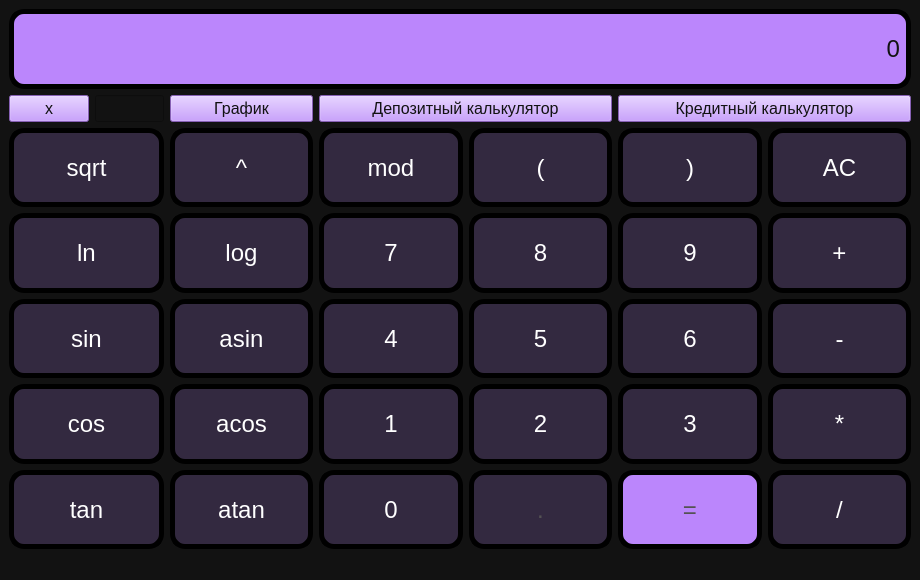
<?xml version="1.0" encoding="UTF-8"?>
<ui version="4.0">
 <class>MainWindow</class>
 <widget class="QMainWindow" name="MainWindow">
  <property name="geometry">
   <rect>
    <x>0</x>
    <y>0</y>
    <width>920</width>
    <height>580</height>
   </rect>
  </property>
  <property name="windowTitle">
   <string>MainWindow</string>
  </property>
  <property name="styleSheet">
   <string notr="true">background-color: #121212;color:#ffffff;</string>
  </property>
  <widget class="QWidget" name="centralwidget">
   <layout class="QGridLayout" name="gridLayout">
    <item row="3" column="0" colspan="2">
     <widget class="QPushButton" name="sqrt">
      <property name="sizePolicy">
       <sizepolicy hsizetype="Ignored" vsizetype="Ignored">
        <horstretch>0</horstretch>
        <verstretch>0</verstretch>
       </sizepolicy>
      </property>
      <property name="font">
       <font>
        <pointsize>-1</pointsize>
        <weight>50</weight>
        <bold>false</bold>
       </font>
      </property>
      <property name="styleSheet">
       <string notr="true">QPushButton {
  font-size: 24px;
  text-align: center;
  color: #ffffff;
  background-color: #332940;
  border-radius: 15px;
  border: 5px solid #000000;
}

QPushButton:pressed {
  background-color: #1f1a24;
}</string>
      </property>
      <property name="text">
       <string>sqrt</string>
      </property>
      <attribute name="buttonGroup">
       <string notr="true">functions</string>
      </attribute>
     </widget>
    </item>
    <item row="6" column="2" colspan="2">
     <widget class="QPushButton" name="log">
      <property name="sizePolicy">
       <sizepolicy hsizetype="Minimum" vsizetype="Ignored">
        <horstretch>0</horstretch>
        <verstretch>0</verstretch>
       </sizepolicy>
      </property>
      <property name="font">
       <font>
        <pointsize>-1</pointsize>
        <weight>50</weight>
        <bold>false</bold>
       </font>
      </property>
      <property name="styleSheet">
       <string notr="true">QPushButton {
  font-size: 24px;
  text-align: center;
  color: #ffffff;
  background-color: #332940;
  border-radius: 15px;
  border: 5px solid #000000;
}

QPushButton:pressed {
  background-color: #1f1a24;
}</string>
      </property>
      <property name="text">
       <string>log</string>
      </property>
      <attribute name="buttonGroup">
       <string notr="true">functions</string>
      </attribute>
     </widget>
    </item>
    <item row="6" column="10" colspan="2">
     <widget class="QPushButton" name="plus">
      <property name="sizePolicy">
       <sizepolicy hsizetype="Ignored" vsizetype="Ignored">
        <horstretch>0</horstretch>
        <verstretch>0</verstretch>
       </sizepolicy>
      </property>
      <property name="font">
       <font>
        <pointsize>-1</pointsize>
        <weight>50</weight>
        <bold>false</bold>
       </font>
      </property>
      <property name="styleSheet">
       <string notr="true">QPushButton {
  font-size: 24px;
  text-align: center;
  color: #ffffff;
  background-color: #332940;
  border-radius: 15px;
  border: 5px solid #000000;
}

QPushButton:pressed {
  background-color: #1f1a24;
}</string>
      </property>
      <property name="text">
       <string>+</string>
      </property>
      <attribute name="buttonGroup">
       <string notr="true">operands</string>
      </attribute>
     </widget>
    </item>
    <item row="3" column="2" colspan="2">
     <widget class="QPushButton" name="pow">
      <property name="sizePolicy">
       <sizepolicy hsizetype="Minimum" vsizetype="Ignored">
        <horstretch>0</horstretch>
        <verstretch>0</verstretch>
       </sizepolicy>
      </property>
      <property name="font">
       <font>
        <pointsize>-1</pointsize>
        <weight>50</weight>
        <bold>false</bold>
       </font>
      </property>
      <property name="styleSheet">
       <string notr="true">QPushButton {
  font-size: 24px;
  text-align: center;
  color: #ffffff;
  background-color: #332940;
  border-radius: 15px;
  border: 5px solid #000000;
}

QPushButton:pressed {
  background-color: #1f1a24;
}</string>
      </property>
      <property name="text">
       <string>^</string>
      </property>
      <attribute name="buttonGroup">
       <string notr="true">functions</string>
      </attribute>
     </widget>
    </item>
    <item row="9" column="4" colspan="2">
     <widget class="QPushButton" name="one">
      <property name="sizePolicy">
       <sizepolicy hsizetype="Ignored" vsizetype="Ignored">
        <horstretch>0</horstretch>
        <verstretch>0</verstretch>
       </sizepolicy>
      </property>
      <property name="font">
       <font>
        <pointsize>-1</pointsize>
        <weight>50</weight>
        <bold>false</bold>
       </font>
      </property>
      <property name="styleSheet">
       <string notr="true">QPushButton {
  font-size: 24px;
  text-align: center;
  color: #ffffff;
  background-color: #332940;
  border-radius: 15px;
  border: 5px solid #000000;
}

QPushButton:pressed {
  background-color: #1f1a24;
}</string>
      </property>
      <property name="text">
       <string>1</string>
      </property>
      <attribute name="buttonGroup">
       <string notr="true">numbs</string>
      </attribute>
     </widget>
    </item>
    <item row="11" column="8" colspan="2">
     <widget class="QPushButton" name="equal">
      <property name="sizePolicy">
       <sizepolicy hsizetype="Minimum" vsizetype="Ignored">
        <horstretch>0</horstretch>
        <verstretch>0</verstretch>
       </sizepolicy>
      </property>
      <property name="font">
       <font>
        <pointsize>-1</pointsize>
        <weight>50</weight>
        <bold>false</bold>
       </font>
      </property>
      <property name="styleSheet">
       <string notr="true">QPushButton {
  font-size: 24px;
  text-align: center;
  color: #545253;
  background-color: #bb86fc;
  border-radius: 15px;
  border: 5px solid #000000;
}

QPushButton:pressed {
  background-color: #a19191;
}</string>
      </property>
      <property name="text">
       <string>=</string>
      </property>
     </widget>
    </item>
    <item row="1" column="0">
     <widget class="QPushButton" name="x">
      <property name="sizePolicy">
       <sizepolicy hsizetype="Minimum" vsizetype="Fixed">
        <horstretch>0</horstretch>
        <verstretch>0</verstretch>
       </sizepolicy>
      </property>
      <property name="font">
       <font>
        <pointsize>12</pointsize>
        <weight>50</weight>
        <bold>false</bold>
       </font>
      </property>
      <property name="styleSheet">
       <string notr="true">QPushButton {
  text-align: center;
  color: #121212;
  background-color: #bb86fc;
}

QPushButton:pressed {
  background-color: #a19191;
}</string>
      </property>
      <property name="text">
       <string>x</string>
      </property>
      <attribute name="buttonGroup">
       <string notr="true">numbs</string>
      </attribute>
     </widget>
    </item>
    <item row="8" column="4" colspan="2">
     <widget class="QPushButton" name="four">
      <property name="sizePolicy">
       <sizepolicy hsizetype="Ignored" vsizetype="Ignored">
        <horstretch>0</horstretch>
        <verstretch>0</verstretch>
       </sizepolicy>
      </property>
      <property name="font">
       <font>
        <pointsize>-1</pointsize>
        <weight>50</weight>
        <bold>false</bold>
       </font>
      </property>
      <property name="styleSheet">
       <string notr="true">QPushButton {
  font-size: 24px;
  text-align: center;
  color: #ffffff;
  background-color: #332940;
  border-radius: 15px;
  border: 5px solid #000000;
}

QPushButton:pressed {
  background-color: #1f1a24;
}</string>
      </property>
      <property name="text">
       <string>4</string>
      </property>
      <attribute name="buttonGroup">
       <string notr="true">numbs</string>
      </attribute>
     </widget>
    </item>
    <item row="1" column="8" colspan="4">
     <widget class="QPushButton" name="credit">
      <property name="sizePolicy">
       <sizepolicy hsizetype="Minimum" vsizetype="Fixed">
        <horstretch>0</horstretch>
        <verstretch>0</verstretch>
       </sizepolicy>
      </property>
      <property name="font">
       <font>
        <pointsize>12</pointsize>
        <weight>50</weight>
        <bold>false</bold>
       </font>
      </property>
      <property name="styleSheet">
       <string notr="true">QPushButton {
  text-align: center;
  color: #121212;
  background-color: #bb86fc;
}

QPushButton:pressed {
  background-color: #a19191;
}</string>
      </property>
      <property name="text">
       <string>Кредитный калькулятор</string>
      </property>
     </widget>
    </item>
    <item row="1" column="1">
     <widget class="QLineEdit" name="xInput">
      <property name="sizePolicy">
       <sizepolicy hsizetype="Ignored" vsizetype="Fixed">
        <horstretch>0</horstretch>
        <verstretch>0</verstretch>
       </sizepolicy>
      </property>
      <property name="font">
       <font>
        <pointsize>12</pointsize>
        <weight>50</weight>
        <bold>false</bold>
       </font>
      </property>
      <property name="styleSheet">
       <string notr="true">QLineEdit {
  text-align: center;
  background-color:: #d8cccc;
 color:#ffffff;
}

</string>
      </property>
     </widget>
    </item>
    <item row="6" column="0" colspan="2">
     <widget class="QPushButton" name="ln">
      <property name="sizePolicy">
       <sizepolicy hsizetype="Minimum" vsizetype="Ignored">
        <horstretch>0</horstretch>
        <verstretch>0</verstretch>
       </sizepolicy>
      </property>
      <property name="font">
       <font>
        <pointsize>-1</pointsize>
        <weight>50</weight>
        <bold>false</bold>
       </font>
      </property>
      <property name="styleSheet">
       <string notr="true">QPushButton {
  font-size: 24px;
  text-align: center;
  color: #ffffff;
  background-color: #332940;
  border-radius: 15px;
  border: 5px solid #000000;
}

QPushButton:pressed {
  background-color: #1f1a24;
}</string>
      </property>
      <property name="text">
       <string>ln</string>
      </property>
      <attribute name="buttonGroup">
       <string notr="true">functions</string>
      </attribute>
     </widget>
    </item>
    <item row="9" column="8" colspan="2">
     <widget class="QPushButton" name="three">
      <property name="sizePolicy">
       <sizepolicy hsizetype="Ignored" vsizetype="Ignored">
        <horstretch>0</horstretch>
        <verstretch>0</verstretch>
       </sizepolicy>
      </property>
      <property name="font">
       <font>
        <pointsize>-1</pointsize>
        <weight>50</weight>
        <bold>false</bold>
       </font>
      </property>
      <property name="styleSheet">
       <string notr="true">QPushButton {
  font-size: 24px;
  text-align: center;
  color: #ffffff;
  background-color: #332940;
  border-radius: 15px;
  border: 5px solid #000000;
}

QPushButton:pressed {
  background-color: #1f1a24;
}</string>
      </property>
      <property name="text">
       <string>3</string>
      </property>
      <attribute name="buttonGroup">
       <string notr="true">numbs</string>
      </attribute>
     </widget>
    </item>
    <item row="9" column="6" colspan="2">
     <widget class="QPushButton" name="two">
      <property name="sizePolicy">
       <sizepolicy hsizetype="Ignored" vsizetype="Ignored">
        <horstretch>0</horstretch>
        <verstretch>0</verstretch>
       </sizepolicy>
      </property>
      <property name="font">
       <font>
        <pointsize>-1</pointsize>
        <weight>50</weight>
        <bold>false</bold>
       </font>
      </property>
      <property name="styleSheet">
       <string notr="true">QPushButton {
  font-size: 24px;
  text-align: center;
  color: #ffffff;
  background-color: #332940;
  border-radius: 15px;
  border: 5px solid #000000;
}

QPushButton:pressed {
  background-color: #1f1a24;
}</string>
      </property>
      <property name="text">
       <string>2</string>
      </property>
      <attribute name="buttonGroup">
       <string notr="true">numbs</string>
      </attribute>
     </widget>
    </item>
    <item row="3" column="6" colspan="2">
     <widget class="QPushButton" name="lbracket">
      <property name="sizePolicy">
       <sizepolicy hsizetype="Minimum" vsizetype="Ignored">
        <horstretch>0</horstretch>
        <verstretch>0</verstretch>
       </sizepolicy>
      </property>
      <property name="font">
       <font>
        <pointsize>-1</pointsize>
        <weight>50</weight>
        <bold>false</bold>
       </font>
      </property>
      <property name="styleSheet">
       <string notr="true">QPushButton {
  font-size: 24px;
  text-align: center;
  color: #ffffff;
  background-color: #332940;
  border-radius: 15px;
  border: 5px solid #000000;
}

QPushButton:pressed {
  background-color: #1f1a24;
}</string>
      </property>
      <property name="text">
       <string>(</string>
      </property>
      <attribute name="buttonGroup">
       <string notr="true">brackets</string>
      </attribute>
     </widget>
    </item>
    <item row="3" column="8" colspan="2">
     <widget class="QPushButton" name="rbracket">
      <property name="sizePolicy">
       <sizepolicy hsizetype="Minimum" vsizetype="Ignored">
        <horstretch>0</horstretch>
        <verstretch>0</verstretch>
       </sizepolicy>
      </property>
      <property name="font">
       <font>
        <pointsize>-1</pointsize>
        <weight>50</weight>
        <bold>false</bold>
       </font>
      </property>
      <property name="styleSheet">
       <string notr="true">QPushButton {
  font-size: 24px;
  text-align: center;
  color: #ffffff;
  background-color: #332940;
  border-radius: 15px;
  border: 5px solid #000000;
}

QPushButton:pressed {
  background-color: #1f1a24;
}</string>
      </property>
      <property name="text">
       <string>)</string>
      </property>
      <attribute name="buttonGroup">
       <string notr="true">brackets</string>
      </attribute>
     </widget>
    </item>
    <item row="1" column="4" colspan="4">
     <widget class="QPushButton" name="deposit">
      <property name="sizePolicy">
       <sizepolicy hsizetype="Minimum" vsizetype="Fixed">
        <horstretch>0</horstretch>
        <verstretch>0</verstretch>
       </sizepolicy>
      </property>
      <property name="font">
       <font>
        <pointsize>12</pointsize>
        <weight>50</weight>
        <bold>false</bold>
       </font>
      </property>
      <property name="styleSheet">
       <string notr="true">QPushButton {
  text-align: center;
  color: #121212;
  background-color: #bb86fc;
}

QPushButton:pressed {
  background-color: #a19191;
}</string>
      </property>
      <property name="text">
       <string>Депозитный калькулятор</string>
      </property>
     </widget>
    </item>
    <item row="6" column="4" colspan="2">
     <widget class="QPushButton" name="seven">
      <property name="sizePolicy">
       <sizepolicy hsizetype="Ignored" vsizetype="Ignored">
        <horstretch>0</horstretch>
        <verstretch>0</verstretch>
       </sizepolicy>
      </property>
      <property name="font">
       <font>
        <pointsize>-1</pointsize>
        <weight>50</weight>
        <bold>false</bold>
       </font>
      </property>
      <property name="styleSheet">
       <string notr="true">QPushButton {
  font-size: 24px;
  text-align: center;
  color: #ffffff;
  background-color: #332940;
  border-radius: 15px;
  border: 5px solid #000000;
}

QPushButton:pressed {
  background-color: #1f1a24;
}</string>
      </property>
      <property name="text">
       <string>7</string>
      </property>
      <attribute name="buttonGroup">
       <string notr="true">numbs</string>
      </attribute>
     </widget>
    </item>
    <item row="8" column="8" colspan="2">
     <widget class="QPushButton" name="six">
      <property name="sizePolicy">
       <sizepolicy hsizetype="Ignored" vsizetype="Ignored">
        <horstretch>0</horstretch>
        <verstretch>0</verstretch>
       </sizepolicy>
      </property>
      <property name="font">
       <font>
        <pointsize>-1</pointsize>
        <weight>50</weight>
        <bold>false</bold>
       </font>
      </property>
      <property name="styleSheet">
       <string notr="true">QPushButton {
  font-size: 24px;
  text-align: center;
  color: #ffffff;
  background-color: #332940;
  border-radius: 15px;
  border: 5px solid #000000;
}

QPushButton:pressed {
  background-color: #1f1a24;
}</string>
      </property>
      <property name="text">
       <string>6</string>
      </property>
      <attribute name="buttonGroup">
       <string notr="true">numbs</string>
      </attribute>
     </widget>
    </item>
    <item row="11" column="4" colspan="2">
     <widget class="QPushButton" name="zero">
      <property name="sizePolicy">
       <sizepolicy hsizetype="Ignored" vsizetype="Ignored">
        <horstretch>0</horstretch>
        <verstretch>0</verstretch>
       </sizepolicy>
      </property>
      <property name="font">
       <font>
        <pointsize>-1</pointsize>
        <weight>50</weight>
        <bold>false</bold>
       </font>
      </property>
      <property name="styleSheet">
       <string notr="true">QPushButton {
  font-size: 24px;
  text-align: center;
  color: #ffffff;
  background-color: #332940;
  border-radius: 15px;
  border: 5px solid #000000;
}

QPushButton:pressed {
  background-color: #1f1a24;
}</string>
      </property>
      <property name="text">
       <string>0</string>
      </property>
      <attribute name="buttonGroup">
       <string notr="true">numbs</string>
      </attribute>
     </widget>
    </item>
    <item row="6" column="8" colspan="2">
     <widget class="QPushButton" name="nine">
      <property name="sizePolicy">
       <sizepolicy hsizetype="Ignored" vsizetype="Ignored">
        <horstretch>0</horstretch>
        <verstretch>0</verstretch>
       </sizepolicy>
      </property>
      <property name="font">
       <font>
        <pointsize>-1</pointsize>
        <weight>50</weight>
        <bold>false</bold>
       </font>
      </property>
      <property name="styleSheet">
       <string notr="true">QPushButton {
  font-size: 24px;
  text-align: center;
  color: #ffffff;
  background-color: #332940;
  border-radius: 15px;
  border: 5px solid #000000;
}

QPushButton:pressed {
  background-color: #1f1a24;
}</string>
      </property>
      <property name="text">
       <string>9</string>
      </property>
      <attribute name="buttonGroup">
       <string notr="true">numbs</string>
      </attribute>
     </widget>
    </item>
    <item row="8" column="0" colspan="2">
     <widget class="QPushButton" name="sin">
      <property name="sizePolicy">
       <sizepolicy hsizetype="Minimum" vsizetype="Ignored">
        <horstretch>0</horstretch>
        <verstretch>0</verstretch>
       </sizepolicy>
      </property>
      <property name="font">
       <font>
        <pointsize>-1</pointsize>
        <weight>50</weight>
        <bold>false</bold>
       </font>
      </property>
      <property name="styleSheet">
       <string notr="true">QPushButton {
  font-size: 24px;
  text-align: center;
  color: #ffffff;
  background-color: #332940;
  border-radius: 15px;
  border: 5px solid #000000;
}

QPushButton:pressed {
  background-color: #1f1a24;
}</string>
      </property>
      <property name="text">
       <string>sin</string>
      </property>
      <attribute name="buttonGroup">
       <string notr="true">functions</string>
      </attribute>
     </widget>
    </item>
    <item row="3" column="10" colspan="2">
     <widget class="QPushButton" name="AC">
      <property name="sizePolicy">
       <sizepolicy hsizetype="Minimum" vsizetype="Ignored">
        <horstretch>0</horstretch>
        <verstretch>0</verstretch>
       </sizepolicy>
      </property>
      <property name="font">
       <font>
        <pointsize>-1</pointsize>
        <weight>50</weight>
        <bold>false</bold>
       </font>
      </property>
      <property name="styleSheet">
       <string notr="true">QPushButton {
  font-size: 24px;
  text-align: center;
  color: #ffffff;
  background-color: #332940;
  border-radius: 15px;
  border: 5px solid #000000;
}

QPushButton:pressed {
  background-color: #1f1a24;
}</string>
      </property>
      <property name="text">
       <string>AC</string>
      </property>
     </widget>
    </item>
    <item row="9" column="2" colspan="2">
     <widget class="QPushButton" name="acos">
      <property name="sizePolicy">
       <sizepolicy hsizetype="Ignored" vsizetype="Ignored">
        <horstretch>0</horstretch>
        <verstretch>0</verstretch>
       </sizepolicy>
      </property>
      <property name="font">
       <font>
        <pointsize>-1</pointsize>
        <weight>50</weight>
        <bold>false</bold>
       </font>
      </property>
      <property name="styleSheet">
       <string notr="true">QPushButton {
  font-size: 24px;
  text-align: center;
  color: #ffffff;
  background-color: #332940;
  border-radius: 15px;
  border: 5px solid #000000;
}

QPushButton:pressed {
  background-color: #1f1a24;
}</string>
      </property>
      <property name="text">
       <string>acos</string>
      </property>
      <attribute name="buttonGroup">
       <string notr="true">functions</string>
      </attribute>
     </widget>
    </item>
    <item row="9" column="0" colspan="2">
     <widget class="QPushButton" name="cos">
      <property name="sizePolicy">
       <sizepolicy hsizetype="Ignored" vsizetype="Ignored">
        <horstretch>0</horstretch>
        <verstretch>0</verstretch>
       </sizepolicy>
      </property>
      <property name="font">
       <font>
        <pointsize>-1</pointsize>
        <weight>50</weight>
        <bold>false</bold>
       </font>
      </property>
      <property name="styleSheet">
       <string notr="true">QPushButton {
  font-size: 24px;
  text-align: center;
  color: #ffffff;
  background-color: #332940;
  border-radius: 15px;
  border: 5px solid #000000;
}

QPushButton:pressed {
  background-color: #1f1a24;
}</string>
      </property>
      <property name="text">
       <string>cos</string>
      </property>
      <attribute name="buttonGroup">
       <string notr="true">functions</string>
      </attribute>
     </widget>
    </item>
    <item row="11" column="2" colspan="2">
     <widget class="QPushButton" name="atan">
      <property name="sizePolicy">
       <sizepolicy hsizetype="Minimum" vsizetype="Ignored">
        <horstretch>0</horstretch>
        <verstretch>0</verstretch>
       </sizepolicy>
      </property>
      <property name="font">
       <font>
        <pointsize>-1</pointsize>
        <weight>50</weight>
        <bold>false</bold>
       </font>
      </property>
      <property name="styleSheet">
       <string notr="true">QPushButton {
  font-size: 24px;
  text-align: center;
  color: #ffffff;
  background-color: #332940;
  border-radius: 15px;
  border: 5px solid #000000;
}

QPushButton:pressed {
  background-color: #1f1a24;
}</string>
      </property>
      <property name="text">
       <string>atan</string>
      </property>
      <attribute name="buttonGroup">
       <string notr="true">functions</string>
      </attribute>
     </widget>
    </item>
    <item row="3" column="4" colspan="2">
     <widget class="QPushButton" name="mod">
      <property name="sizePolicy">
       <sizepolicy hsizetype="Minimum" vsizetype="Ignored">
        <horstretch>0</horstretch>
        <verstretch>0</verstretch>
       </sizepolicy>
      </property>
      <property name="font">
       <font>
        <pointsize>-1</pointsize>
        <weight>50</weight>
        <bold>false</bold>
       </font>
      </property>
      <property name="styleSheet">
       <string notr="true">QPushButton {
  font-size: 24px;
  text-align: center;
  color: #ffffff;
  background-color: #332940;
  border-radius: 15px;
  border: 5px solid #000000;
}

QPushButton:pressed {
  background-color: #1f1a24;
}</string>
      </property>
      <property name="text">
       <string>mod</string>
      </property>
      <attribute name="buttonGroup">
       <string notr="true">operands</string>
      </attribute>
     </widget>
    </item>
    <item row="8" column="6" colspan="2">
     <widget class="QPushButton" name="five">
      <property name="sizePolicy">
       <sizepolicy hsizetype="Ignored" vsizetype="Ignored">
        <horstretch>0</horstretch>
        <verstretch>0</verstretch>
       </sizepolicy>
      </property>
      <property name="font">
       <font>
        <pointsize>-1</pointsize>
        <weight>50</weight>
        <bold>false</bold>
       </font>
      </property>
      <property name="styleSheet">
       <string notr="true">QPushButton {
  font-size: 24px;
  text-align: center;
  color: #ffffff;
  background-color: #332940;
  border-radius: 15px;
  border: 5px solid #000000;
}

QPushButton:pressed {
  background-color: #1f1a24;
}</string>
      </property>
      <property name="text">
       <string>5</string>
      </property>
      <attribute name="buttonGroup">
       <string notr="true">numbs</string>
      </attribute>
     </widget>
    </item>
    <item row="0" column="0" colspan="12">
     <widget class="QLabel" name="result">
      <property name="sizePolicy">
       <sizepolicy hsizetype="Preferred" vsizetype="Ignored">
        <horstretch>0</horstretch>
        <verstretch>0</verstretch>
       </sizepolicy>
      </property>
      <property name="layoutDirection">
       <enum>Qt::LeftToRight</enum>
      </property>
      <property name="styleSheet">
       <string notr="true">/* styles.qss */
QLabel {
	color:#121212;
	font-size: 24px;
	background-color:#bb86fc;
	border-radius: 15px;
 	border: 5px solid #000000;
}

</string>
      </property>
      <property name="text">
       <string>0</string>
      </property>
      <property name="alignment">
       <set>Qt::AlignRight|Qt::AlignTrailing|Qt::AlignVCenter</set>
      </property>
     </widget>
    </item>
    <item row="11" column="6" colspan="2">
     <widget class="QPushButton" name="floatDot">
      <property name="sizePolicy">
       <sizepolicy hsizetype="Minimum" vsizetype="Ignored">
        <horstretch>0</horstretch>
        <verstretch>0</verstretch>
       </sizepolicy>
      </property>
      <property name="font">
       <font>
        <pointsize>-1</pointsize>
        <weight>50</weight>
        <bold>false</bold>
       </font>
      </property>
      <property name="styleSheet">
       <string notr="true">QPushButton {
  font-size: 24px;
  text-align: center;
  color: #545253;
  background-color: #332940;
  border-radius: 15px;
  border: 5px solid #000000;
}

QPushButton:pressed {
  background-color: #1f1a24;
}</string>
      </property>
      <property name="text">
       <string>.</string>
      </property>
     </widget>
    </item>
    <item row="1" column="2" colspan="2">
     <widget class="QPushButton" name="drow">
      <property name="sizePolicy">
       <sizepolicy hsizetype="Minimum" vsizetype="Fixed">
        <horstretch>0</horstretch>
        <verstretch>0</verstretch>
       </sizepolicy>
      </property>
      <property name="font">
       <font>
        <pointsize>12</pointsize>
        <weight>50</weight>
        <bold>false</bold>
       </font>
      </property>
      <property name="styleSheet">
       <string notr="true">QPushButton {
  text-align: center;
  color: #121212;
  background-color: #bb86fc;
}

QPushButton:pressed {
  background-color: #a19191;
}</string>
      </property>
      <property name="text">
       <string>График</string>
      </property>
     </widget>
    </item>
    <item row="11" column="0" colspan="2">
     <widget class="QPushButton" name="tan">
      <property name="sizePolicy">
       <sizepolicy hsizetype="Minimum" vsizetype="Ignored">
        <horstretch>0</horstretch>
        <verstretch>0</verstretch>
       </sizepolicy>
      </property>
      <property name="font">
       <font>
        <pointsize>-1</pointsize>
        <weight>50</weight>
        <bold>false</bold>
       </font>
      </property>
      <property name="styleSheet">
       <string notr="true">QPushButton {
  font-size: 24px;
  text-align: center;
  color: #ffffff;
  background-color: #332940;
  border-radius: 15px;
  border: 5px solid #000000;
}

QPushButton:pressed {
  background-color: #1f1a24;
}</string>
      </property>
      <property name="text">
       <string>tan</string>
      </property>
      <attribute name="buttonGroup">
       <string notr="true">functions</string>
      </attribute>
     </widget>
    </item>
    <item row="11" column="10" colspan="2">
     <widget class="QPushButton" name="div">
      <property name="sizePolicy">
       <sizepolicy hsizetype="Minimum" vsizetype="Ignored">
        <horstretch>0</horstretch>
        <verstretch>0</verstretch>
       </sizepolicy>
      </property>
      <property name="font">
       <font>
        <pointsize>-1</pointsize>
        <weight>50</weight>
        <bold>false</bold>
       </font>
      </property>
      <property name="styleSheet">
       <string notr="true">QPushButton {
  font-size: 24px;
  text-align: center;
  color: #ffffff;
  background-color: #332940;
  border-radius: 15px;
  border: 5px solid #000000;
}

QPushButton:pressed {
  background-color: #1f1a24;
}</string>
      </property>
      <property name="text">
       <string>/</string>
      </property>
      <attribute name="buttonGroup">
       <string notr="true">operands</string>
      </attribute>
     </widget>
    </item>
    <item row="9" column="10" colspan="2">
     <widget class="QPushButton" name="mul">
      <property name="sizePolicy">
       <sizepolicy hsizetype="Ignored" vsizetype="Ignored">
        <horstretch>0</horstretch>
        <verstretch>0</verstretch>
       </sizepolicy>
      </property>
      <property name="font">
       <font>
        <pointsize>-1</pointsize>
        <weight>50</weight>
        <bold>false</bold>
       </font>
      </property>
      <property name="styleSheet">
       <string notr="true">QPushButton {
  font-size: 24px;
  text-align: center;
  color: #ffffff;
  background-color: #332940;
  border-radius: 15px;
  border: 5px solid #000000;
}

QPushButton:pressed {
  background-color: #1f1a24;
}</string>
      </property>
      <property name="text">
       <string>*</string>
      </property>
      <attribute name="buttonGroup">
       <string notr="true">operands</string>
      </attribute>
     </widget>
    </item>
    <item row="8" column="10" colspan="2">
     <widget class="QPushButton" name="minus">
      <property name="sizePolicy">
       <sizepolicy hsizetype="Ignored" vsizetype="Ignored">
        <horstretch>0</horstretch>
        <verstretch>0</verstretch>
       </sizepolicy>
      </property>
      <property name="font">
       <font>
        <pointsize>-1</pointsize>
        <weight>50</weight>
        <bold>false</bold>
       </font>
      </property>
      <property name="styleSheet">
       <string notr="true">QPushButton {
  font-size: 24px;
  text-align: center;
  color: #ffffff;
  background-color: #332940;
  border-radius: 15px;
  border: 5px solid #000000;
}

QPushButton:pressed {
  background-color: #1f1a24;
}</string>
      </property>
      <property name="text">
       <string>-</string>
      </property>
      <attribute name="buttonGroup">
       <string notr="true">operands</string>
      </attribute>
     </widget>
    </item>
    <item row="8" column="2" colspan="2">
     <widget class="QPushButton" name="asin">
      <property name="sizePolicy">
       <sizepolicy hsizetype="Minimum" vsizetype="Ignored">
        <horstretch>0</horstretch>
        <verstretch>0</verstretch>
       </sizepolicy>
      </property>
      <property name="font">
       <font>
        <pointsize>-1</pointsize>
        <weight>50</weight>
        <bold>false</bold>
       </font>
      </property>
      <property name="styleSheet">
       <string notr="true">QPushButton {
  font-size: 24px;
  text-align: center;
  color: #ffffff;
  background-color: #332940;
  border-radius: 15px;
  border: 5px solid #000000;
}

QPushButton:pressed {
  background-color: #1f1a24;
}</string>
      </property>
      <property name="text">
       <string>asin</string>
      </property>
      <attribute name="buttonGroup">
       <string notr="true">functions</string>
      </attribute>
     </widget>
    </item>
    <item row="6" column="6" colspan="2">
     <widget class="QPushButton" name="eight">
      <property name="sizePolicy">
       <sizepolicy hsizetype="Ignored" vsizetype="Ignored">
        <horstretch>0</horstretch>
        <verstretch>0</verstretch>
       </sizepolicy>
      </property>
      <property name="font">
       <font>
        <pointsize>-1</pointsize>
        <weight>50</weight>
        <bold>false</bold>
       </font>
      </property>
      <property name="styleSheet">
       <string notr="true">QPushButton {
  font-size: 24px;
  text-align: center;
  color: #ffffff;
  background-color: #332940;
  border-radius: 15px;
  border: 5px solid #000000;
}

QPushButton:pressed {
  background-color: #1f1a24;
}</string>
      </property>
      <property name="text">
       <string>8</string>
      </property>
      <attribute name="buttonGroup">
       <string notr="true">numbs</string>
      </attribute>
     </widget>
    </item>
   </layout>
  </widget>
  <widget class="QStatusBar" name="statusbar"/>
 </widget>
 <resources/>
 <connections/>
 <buttongroups>
  <buttongroup name="numbs"/>
  <buttongroup name="brackets"/>
  <buttongroup name="operands"/>
  <buttongroup name="functions"/>
 </buttongroups>
</ui>
